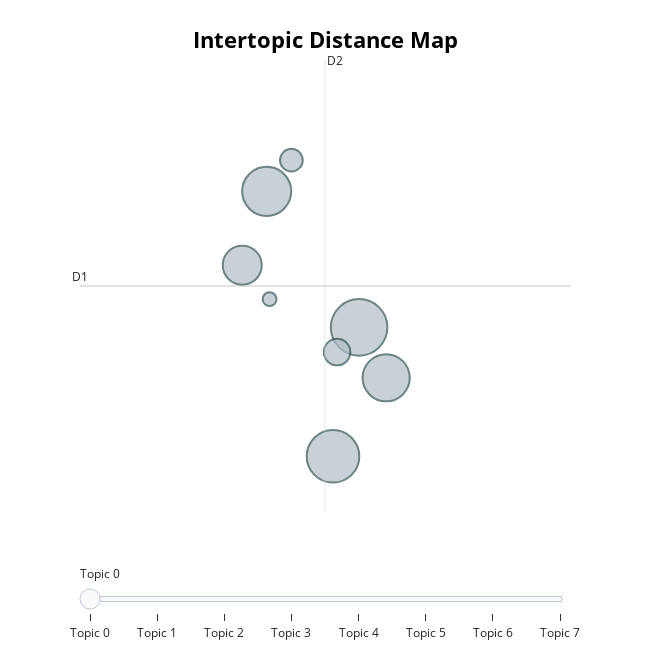

Write notebook code for a chart like this one.
### Code cell
model.visualize_topics()

### Figure 1 — Plotly figure (JSON) as saved in the notebook; plotly's stock layout.template omitted (floating-point values rounded to 4 significant figures)
{"data": [{"customdata": [[0, "roce | byl | po | století | první", 118], [1, "je | sport | sportem | který | na", 102], [2, "jsou | jejich | organismů | organismy | zkoumá", 89], [3, "film | český | získal | za | je", 82], [4, "chemická | rychlosti | atomy | reakce | molekuly", 56], [5, "buněk | je | proces | prostředí | bílé", 26], [6, "dna | genetické | informace | genetický | enzymy", 19], [7, "reakce | exotermické | endotermické | nebo | teplo", 7]], "hovertemplate": "<b>Topic %{customdata[0]}</b><br>%{customdata[1]}<br>Size: %{customdata[2]}", "legendgroup": "", "marker": {"color": "#B0BEC5", "line": {"color": "DarkSlateGrey", "width": 2}, "size": [118, 102, 89, 82, 56, 26, 19, 7], "sizemode": "area", "sizeref": 0.07375, "symbol": "circle"}, "mode": "markers", "name": "", "orientation": "v", "showlegend": false, "type": "scatter", "x": [20.15, 19.71, 18.6, 20.6, 18.18, 19.78, 19.01, 18.64], "xaxis": "x", "y": [5.67, 4.209, 7.213, 5.099, 6.376, 5.391, 7.566, 5.99], "yaxis": "y"}], "layout": {"annotations": [{"showarrow": false, "text": "D1", "x": 15.46, "y": 6.139, "yshift": 10}, {"showarrow": false, "text": "D2", "x": 19.58, "xshift": 10, "y": 8.701}], "height": 650, "hoverlabel": {"bgcolor": "white", "font": {"family": "Rockwell", "size": 16}}, "legend": {"itemsizing": "constant", "tracegroupgap": 0}, "margin": {"t": 60}, "shapes": [{"line": {"color": "#CFD8DC", "width": 2}, "type": "line", "x0": 19.58, "x1": 19.58, "y0": 3.578, "y1": 8.701}, {"line": {"color": "#9E9E9E", "width": 2}, "type": "line", "x0": 15.46, "x1": 23.69, "y0": 6.139, "y1": 6.139}], "sliders": [{"active": 0, "pad": {"t": 50}, "steps": [{"args": [{"marker.color": [["red", "#B0BEC5", "#B0BEC5", "#B0BEC5", "#B0BEC5", "#B0BEC5", "#B0BEC5", "#B0BEC5"]]}], "label": "Topic 0", "method": "update"}, {"args": [{"marker.color": [["#B0BEC5", "red", "#B0BEC5", "#B0BEC5", "#B0BEC5", "#B0BEC5", "#B0BEC5", "#B0BEC5"]]}], "label": "Topic 1", "method": "update"}, {"args": [{"marker.color": [["#B0BEC5", "#B0BEC5", "red", "#B0BEC5", "#B0BEC5", "#B0BEC5", "#B0BEC5", "#B0BEC5"]]}], "label": "Topic 2", "method": "update"}, {"args": [{"marker.color": [["#B0BEC5", "#B0BEC5", "#B0BEC5", "red", "#B0BEC5", "#B0BEC5", "#B0BEC5", "#B0BEC5"]]}], "label": "Topic 3", "method": "update"}, {"args": [{"marker.color": [["#B0BEC5", "#B0BEC5", "#B0BEC5", "#B0BEC5", "red", "#B0BEC5", "#B0BEC5", "#B0BEC5"]]}], "label": "Topic 4", "method": "update"}, {"args": [{"marker.color": [["#B0BEC5", "#B0BEC5", "#B0BEC5", "#B0BEC5", "#B0BEC5", "red", "#B0BEC5", "#B0BEC5"]]}], "label": "Topic 5", "method": "update"}, {"args": [{"marker.color": [["#B0BEC5", "#B0BEC5", "#B0BEC5", "#B0BEC5", "#B0BEC5", "#B0BEC5", "red", "#B0BEC5"]]}], "label": "Topic 6", "method": "update"}, {"args": [{"marker.color": [["#B0BEC5", "#B0BEC5", "#B0BEC5", "#B0BEC5", "#B0BEC5", "#B0BEC5", "#B0BEC5", "red"]]}], "label": "Topic 7", "method": "update"}]}], "title": {"font": {"color": "Black", "size": 22}, "text": "<b>Intertopic Distance Map</b>", "x": 0.5, "xanchor": "center", "y": 0.95, "yanchor": "top"}, "width": 650, "xaxis": {"anchor": "y", "domain": [0, 1], "range": [15.46, 23.69], "title": {"text": ""}, "visible": false}, "yaxis": {"anchor": "x", "domain": [0, 1], "range": [3.578, 8.701], "title": {"text": ""}, "visible": false}}}
